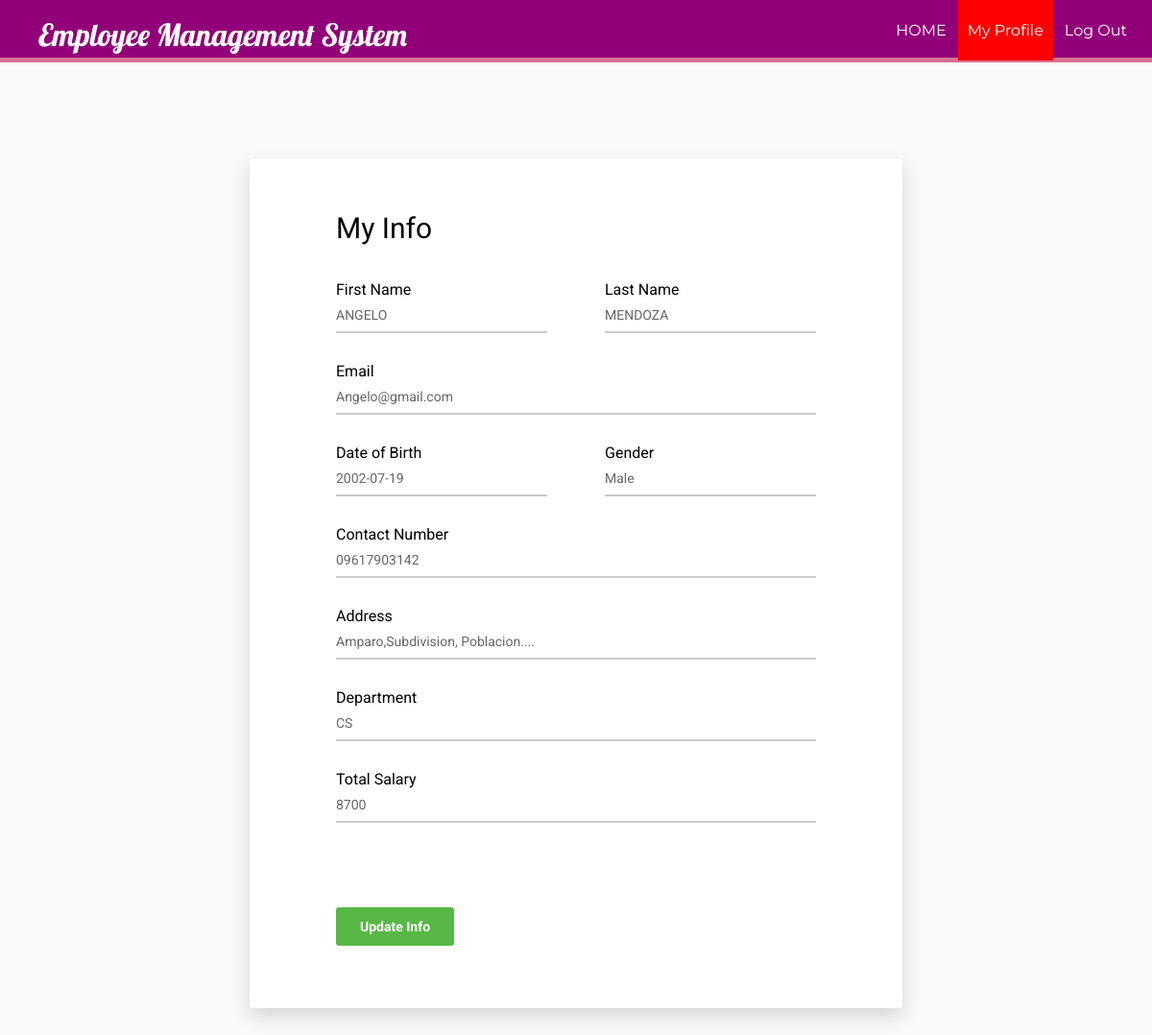
The app's page /Payroll/myprofile.php?id=73 with its own data.
### Payroll/myprofile.php (the view, shortened to what this page needs)
<?php
require_once ('process/connect.php');
  $id = (isset($_GET['id']) ? $_GET['id'] : '');
  $sql = "SELECT * from `employee` WHERE id=$id";
  $sql2 = "SELECT total from `salary` WHERE id = $id";
  $result = mysqli_query($conn, $sql);
  $result2 = mysqli_query($conn , $sql2);
  $salary = mysqli_fetch_array($result2);
  if($result){
  while($res = mysqli_fetch_assoc($result)){
  $firstname = $res['firstName'];
  $lastname = $res['lastName'];
  $email = $res['email'];
  $contact = $res['contact'];
  $address = $res['address'];
  $gender = $res['gender'];
  $birthday = $res['birthday'];
  $dept = $res['dept'];
}
}
?>
<html>
<head>
    <link href="vendor/mdi-font/css/material-design-iconic-font.min.css" rel="stylesheet" media="all">
    <link href="vendor/font-awesome-4.7/css/font-awesome.min.css" rel="stylesheet" media="all">
    <link href="vendor/select2/select2.min.css" rel="stylesheet" media="all">
    <link href="vendor/datepicker/daterangepicker.css" rel="stylesheet" media="all">
    <link href="css/main.css" rel="stylesheet" media="all">
</head>
<body>
  <header>
    <nav>
      <h1>Employee Management System</h1>
      <ul id="navli">
        <li><a class="homeblack" href="eloginwel.php?id=<?php echo $id?>"">HOME</a></li>
        <li><a class="homered" href="myprofile.php?id=<?php echo $id?>"">My Profile</a></li>
        <li><a class="homeblack" href="elogin.html">Log Out</a></li>
      </ul>
    </nav>
  </header>
  <div class="divider"></div>
  <div class="page-wrapper bg-blue p-t-100 p-b-100 font-robo">
        <div class="wrapper wrapper--w680">
            <div class="card card-1">
                <div class="card-body">
                    <h2 class="title">My Info</h2>
                    <form method="POST" action="myprofileup.php?id=<?php echo $id?>" >
                        <div class="row row-space">
                            <div class="col-2">
                                <div class="input-group">
                                  <p>First Name</p>
                                     <input class="input--style-1" type="text" name="firstName" value="<?php echo $firstname;?>" readonly >
                                </div>
                            </div>
                            <div class="col-2">
                                <div class="input-group">
                                  <p>Last Name</p>
                                    <input class="input--style-1" type="text" name="lastName" value="<?php echo $lastname;?>" readonly>
                                </div>
                            </div>
                        </div>
                        <div class="input-group">
                          <p>Email</p>
                            <input class="input--style-1" type="email"  name="email" value="<?php echo $email;?>" readonly>
                        </div>
                        <div class="row row-space">
                            <div class="col-2">
                                <div class="input-group">
                                  <p>Date of Birth</p>
                                    <input class="input--style-1" type="text" name="birthday" value="<?php echo $birthday;?>" readonly>
                                </div>
                            </div>
                            <div class="col-2">
                                <div class="input-group">
                                  <p>Gender</p>
                                  <input class="input--style-1" type="text" name="gender" value="<?php echo $gender;?>" readonly>
                                </div>
                            </div>
                        </div>
                        <div class="input-group">
                          <p>Contact Number</p>
                            <input class="input--style-1" type="number" name="contact" value="<?php echo $contact;?>" readonly>
                        </div>
                         <div class="input-group">
                          <p>Address</p>
                            <input class="input--style-1" type="text"  name="address" value="<?php echo $address;?>" readonly>
                        </div>
                        <div class="input-group">
                          <p>Department</p>
                            <input class="input--style-1" type="text" name="dept" value="<?php echo $dept;?>" readonly>
                        </div>
                        <div class="input-group">
                          <p>Total Salary</p>
                            <input class="input--style-1" type="text" name="total" value="<?php echo $salary['total'];?>" readonly>
                        </div>
                        <input type="hidden" name="id" id="textField" value="<?php echo $id;?>" required="required"><br><br>
                        <div class="p-t-20">
                            <button class="btn btn--radius btn--green"  name="send" >Update Info</button>
                        </div>
                    </form>
                </div>
            </div>
        </div>
    </div>
</body>
</html>

### Payroll/css/main.css (style rules this page uses)
body { margin: 0px; }
header { background:rgb(145, 0, 120); color: white; padding: 16px 20px 6px 40px; height: 60px; }
header h1 { display: inline; font-family: 'Lobster', cursive; font-weight: 400; font-size: 32px; float: left; margin-top: 0px; margin-right: 10px; }
nav ul { display: inline; padding: 6px; float: right; }
nav ul li { display: inline-block; list-style-type: none; color: white; float: left; margin-left: 12px; }
nav ul li a { color: white; text-decoration: none; }
#navli { font-family: 'Montserrat', sans-serif; }
.homered { background-color: red; padding: 30px 10px 22px 10px; }
.divider { background-color: palevioletred; height: 5px; }
.font-robo { font-family: "Roboto", "Arial", "Helvetica Neue", sans-serif; }
.row { display: -webkit-box; display: -webkit-flex; display: -moz-box; display: -ms-flexbox; display: flex; -webkit-flex-wrap: wrap; -ms-flex-wrap: wrap; flex-wrap: wrap; }
.row-space { -webkit-box-pack: justify; -webkit-justify-content: space-between; -moz-box-pack: justify; -ms-flex-pack: justify; justify-content: space-between; }
.col-2 { width: -webkit-calc((100% - 60px) / 2); width: -moz-calc((100% - 60px) / 2); width: calc((100% - 60px) / 2); }
html { -webkit-box-sizing: border-box; -moz-box-sizing: border-box; box-sizing: border-box; }
* { padding: 0; margin: 0; }
*, *:before, *:after { -webkit-box-sizing: inherit; -moz-box-sizing: inherit; box-sizing: inherit; }
h2, h3, h4, h5, h6, blockquote, p, pre, dl, dd, ol, ul, figure, hr, fieldset, legend { margin: 0; padding: 0; }
button { outline: none; background: none; border: none; }
.page-wrapper { min-height: 100vh; }
h1, h2, h3, h4, h5, h6 { font-weight: 400; }
h1 { font-size: 36px; }
h2 { font-size: 30px; }
.bg-blue { background: #F8F9F9; }
.p-t-100 { padding-top: 100px; }
.p-t-20 { padding-top: 20px; }
.p-b-100 { padding-bottom: 100px; }
.wrapper { margin: 0 auto; }
.wrapper--w680 { max-width: 680px; }
.btn { line-height: 40px; display: inline-block; padding: 0 25px; cursor: pointer; font-family: "Roboto", "Arial", "Helvetica Neue", sans-serif; color: #fff; -webkit-transition: all 0.4s ease; -o-transition: all 0.4s ease; -moz-transition: all 0.4s ease; transition: all 0.4s ease; font-size: 14px; font-weight: 700; }
.btn--radius { -webkit-border-radius: 3px; -moz-border-radius: 3px; border-radius: 3px; }
.btn--green { background: #57b846; }
input { outline: none; margin: 0; border: none; -webkit-box-shadow: none; -moz-box-shadow: none; box-shadow: none; width: 100%; font-size: 14px; font-family: inherit; }
.input-group { position: relative; margin-bottom: 30px; border-bottom: 2px solid #ccc; }
.input--style-1 { padding: 9px 0; color: #666; }
.title { margin-bottom: 37px; }
.card { overflow: hidden; -webkit-border-radius: 3px; -moz-border-radius: 3px; border-radius: 3px; background: #fff; }
.card-1 { -webkit-box-shadow: 0px 8px 20px 0px rgba(0, 0, 0, 0.15); -moz-box-shadow: 0px 8px 20px 0px rgba(0, 0, 0, 0.15); box-shadow: 0px 8px 20px 0px rgba(0, 0, 0, 0.15); }
.card-1 .card-body { padding: 0 90px; padding-top: 55px; padding-bottom: 65px; }

### records on screen
employee: firstName "ANGELO", lastName "MENDOZA", email "Angelo@gmail.com", birthday "2002-07-19", gender "Male", contact "09617903142", address "Amparo,Subdivision, Poblacion....", dept "CS"
salary: total "8700"
